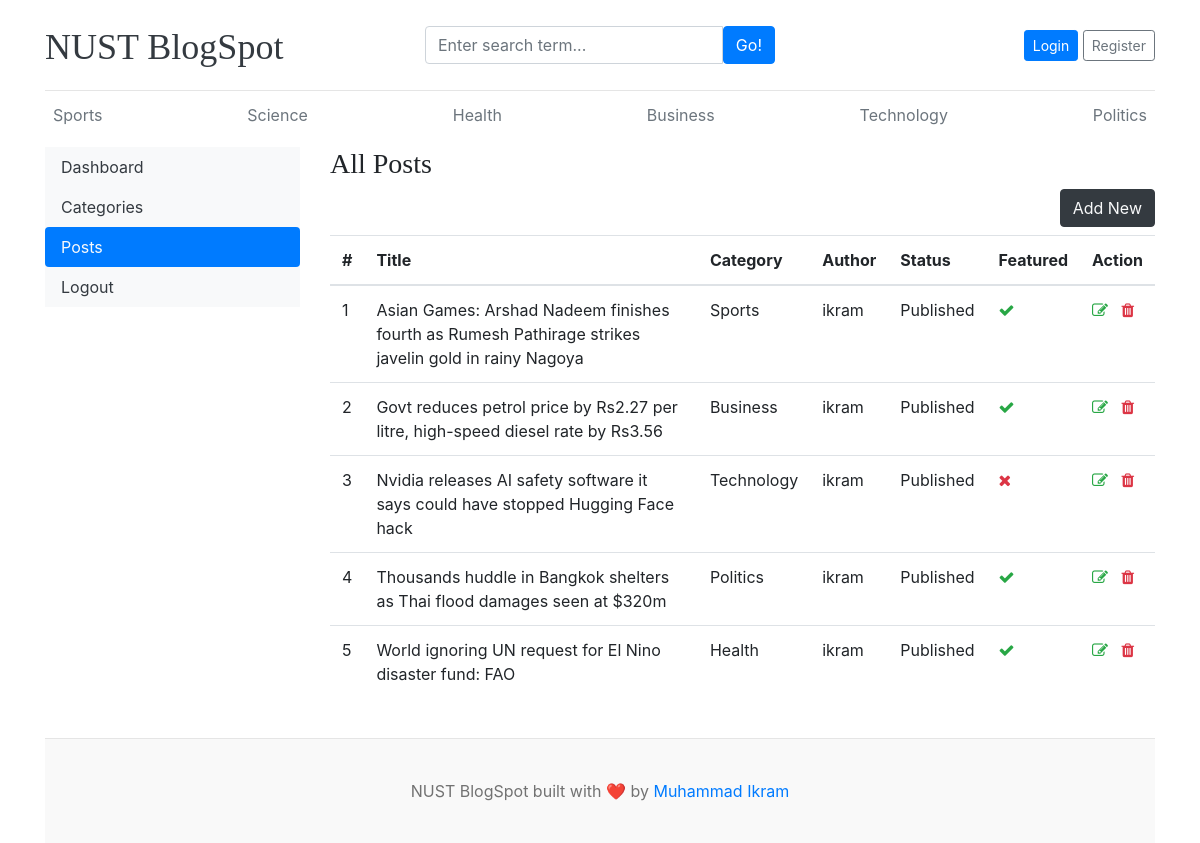
The app's page /dashboard/posts/ with its own data.
### blog/models.py (models this page shows, shortened)
class Category(models.Model):
    category_name = models.CharField(max_length=50, unique=True)
    created_at = models.DateTimeField(auto_now_add=True)
    updated_at = models.DateTimeField(auto_now=True)
    class Meta:
        verbose_name_plural = 'categories'
    def __str__(self):
        return self.category_name

class Blog(models.Model):
    title = models.CharField(max_length=100)
    slug = models.SlugField(max_length=150, unique=True, blank=True)
    category = models.ForeignKey(Category, on_delete=models.CASCADE)
    author = models.ForeignKey(User, on_delete=models.CASCADE)
    featured_image = models.ImageField(upload_to='uploads/%Y/%m/%d')
    short_description = models.TextField(max_length=500)
    body = models.TextField(max_length=2000)
    status = models.CharField(max_length=20, choices=STATUS_CHOICES, default="Draft")
    is_featured = models.BooleanField(default=False)
    created_at = models.DateTimeField(auto_now_add=True)
    updated_at = models.DateTimeField(auto_now=True)

### dashboards/views.py (the view)
# urls.py: path('posts/', views.posts, name='posts'),
def posts(request):
    posts = Blog.objects.all()
    context = {
        'posts' : posts
    }
    return render(request, 'dashboard/posts.html', context)

### blog/context_processors.py (called while the page is built)
def get_categories(request):
    categories = Category.objects.all()
    return dict(categories = categories)

def get_social_links(request):
    social_links = SocialLink.objects.all()
    return dict(social_links = social_links)

### templates/dashboard/posts.html (shortened to what this page needs)
{% extends 'base.html' %}
{% block content %}
<div class="row">
    {% include 'dashboard/sidebar.html' %}
    <div class="col-md-9">
        <h3>All Posts</h3>
        <a href="{% url 'add_post' %}" class="btn btn-dark text-light float-right mb-2">Add New</a>
        <table class="table table-hover">
            <thead>
                <tr>
                    <th>#</th>
                    <th>Title</th>
                    <th>Category</th>
                    <th>Author</th>
                    <th>Status</th>
                    <th>Featured</th>
                    <th>Action</th>
                </tr>
            </thead>
            <tbody>
                {% for post in posts %}
                <tr>
                    <td>{{forloop.counter}}</td>
                    <td>{{post.title}}</td>
                    <td>{{post.category}}</td>
                    <td>{{post.author}}</td>
                    <td>{{post.status}}</td>
                    <td>{% if post.is_featured %}<i class="fa fa-check text-success"></i>{% else %}<i class="fa fa-times text-danger"></i>{% endif %}</td>
                    <td>
                        <a href="{% url 'edit_post' post.id %}"><i class="fa fa-edit text-success"></i></a>
                        <a href="{% url 'delete_post' post.id %}"><i class="fa fa-trash text-danger"></i></a>
                    </td>
                </tr>
                {% endfor %}
            </tbody>
        </table>
    </div>
</div>
{% endblock %}

### templates/base.html (shortened to what this page needs)
{% load static %}
<!DOCTYPE html>
<html lang="en">
<head>
    <link href="https://getbootstrap.com/docs/4.0/dist/css/bootstrap.min.css" rel="stylesheet">
    <link href="{% static 'css/blog.css' %}" rel="stylesheet">
    <link rel="stylesheet" href="https://cdnjs.cloudflare.com/ajax/libs/font-awesome/4.7.0/css/font-awesome.min.css">
</head>
<body>
    <div class="container">
        <header class="blog-header py-3">
            <div class="row flex-nowrap justify-content-between align-items-center">
                <div class="col-4 pt-1">
                    <a class="blog-header-logo text-dark" href="/">NUST BlogSpot</a>
                </div>
                <div class="col-4">
                    <form action="{% url 'search' %}" method="GET">
                        <div class="input-group">
                        <input class="form-control" type="text" name="keyword" value="{{ keyword }}" placeholder="Enter search term..."
                            aria-label="Enter search term..." aria-describedby="button-search" />
                        <button type="submit" class="btn btn-primary" id="button-search" type="button">Go!</button>
                    </div>
                    </form>
                </div>
                <div class="col-4 d-flex justify-content-end align-items-center">
                    {% if not user.is_authenticated %}
                    <a class="btn btn-sm btn-primary" href="{% url 'login' %}">Login</a> &nbsp;
                    <a class="btn btn-sm btn-outline-secondary" href="{% url 'register' %}">Register</a>
                    {% else %}
                        <span><a href="{% url 'dashboard' %}">Dashboard</a></span>
                        &nbsp;
                        &nbsp;
                        &nbsp;
                        <span><a href="{% url 'logout' %}">Logout</a></span>
                    {% endif %}
                </div>
            </div>
        </header>
        <div class="nav-scroller py-1 mb-2">
            <nav class="nav d-flex justify-content-between">
                {% for cat in categories %}
                <a class="p-2 text-muted" href="{% url 'posts_by_category' cat.id %}">{{cat.category_name}}</a>
                {% endfor %}
            </nav>
        </div>
        {% block content %}
        {% endblock %}
         <br>
        <footer class="blog-footer">
            <p>NUST BlogSpot built with ❤️ by <a href="#">Muhammad Ikram</a></p>
        </footer>
</body>
</html>

### blog_main/static/css/blog.css (style rules this page uses)
.blog-header { border-bottom: 1px solid #e5e5e5; }
.blog-header-logo { font-family: "Playfair Display", Georgia, "Times New Roman", serif; font-size: 2.25rem; }
h1, h2, h3, h4, h5, h6 { font-family: "Playfair Display", Georgia, "Times New Roman", serif; }
.blog-footer { padding: 2.5rem 0; color: #727272; text-align: center; background-color: #f9f9f9; border-top: .05rem solid #e5e5e5; }
.blog-footer p:last-child { margin-bottom: 0; }

### records on screen
Category: category_name "Sports"
Category: category_name "Science"
Category: category_name "Health"
Category: category_name "Business"
Category: category_name "Technology"
Category: category_name "Politics"
Blog: title "Asian Games: Arshad Nadeem finishes fourth as Rumesh Pathirage strikes javelin gold in rainy Nagoya", category "Sports", author "ikram", status "Published", is_featured True (drawn)
Blog: title "Govt reduces petrol price by Rs2.27 per litre, high-speed diesel rate by Rs3.56", category "Business", author "ikram", status "Published", is_featured True (drawn)
Blog: title "Nvidia releases AI safety software it says could have stopped Hugging Face hack", category "Technology", author "ikram", status "Published", is_featured False (drawn)
Blog: title "Thousands huddle in Bangkok shelters as Thai flood damages seen at $320m", category "Politics", author "ikram", status "Published", is_featured True (drawn)
Blog: title "World ignoring UN request for El Nino disaster fund: FAO", category "Health", author "ikram", status "Published", is_featured True (drawn)
